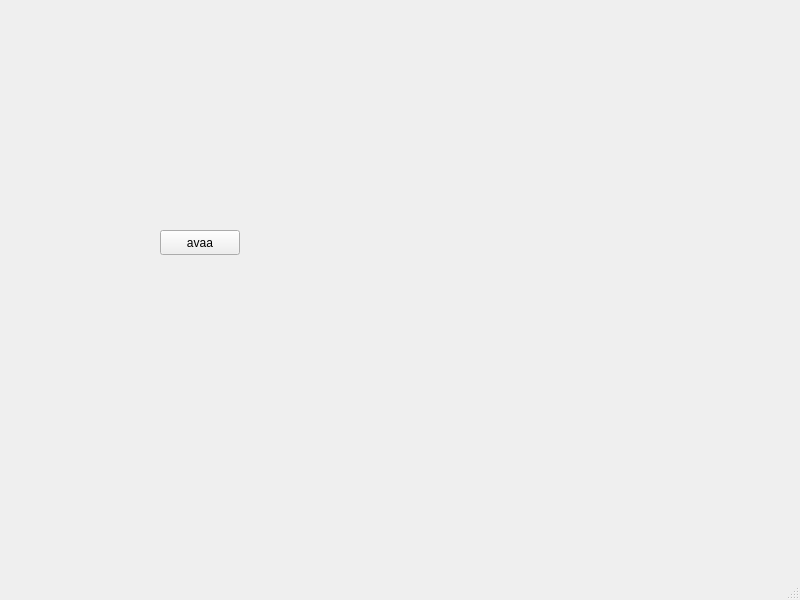
<?xml version="1.0" encoding="UTF-8"?>
<ui version="4.0">
 <class>MainWindow</class>
 <widget class="QMainWindow" name="MainWindow">
  <property name="geometry">
   <rect>
    <x>0</x>
    <y>0</y>
    <width>800</width>
    <height>600</height>
   </rect>
  </property>
  <property name="windowTitle">
   <string>MainWindow</string>
  </property>
  <widget class="QWidget" name="centralwidget">
   <widget class="QPushButton" name="pushButton">
    <property name="geometry">
     <rect>
      <x>160</x>
      <y>230</y>
      <width>80</width>
      <height>25</height>
     </rect>
    </property>
    <property name="text">
     <string>avaa</string>
    </property>
   </widget>
  </widget>
  <widget class="QMenuBar" name="menubar">
   <property name="geometry">
    <rect>
     <x>0</x>
     <y>0</y>
     <width>800</width>
     <height>21</height>
    </rect>
   </property>
  </widget>
  <widget class="QStatusBar" name="statusbar"/>
 </widget>
 <resources/>
 <connections/>
</ui>
